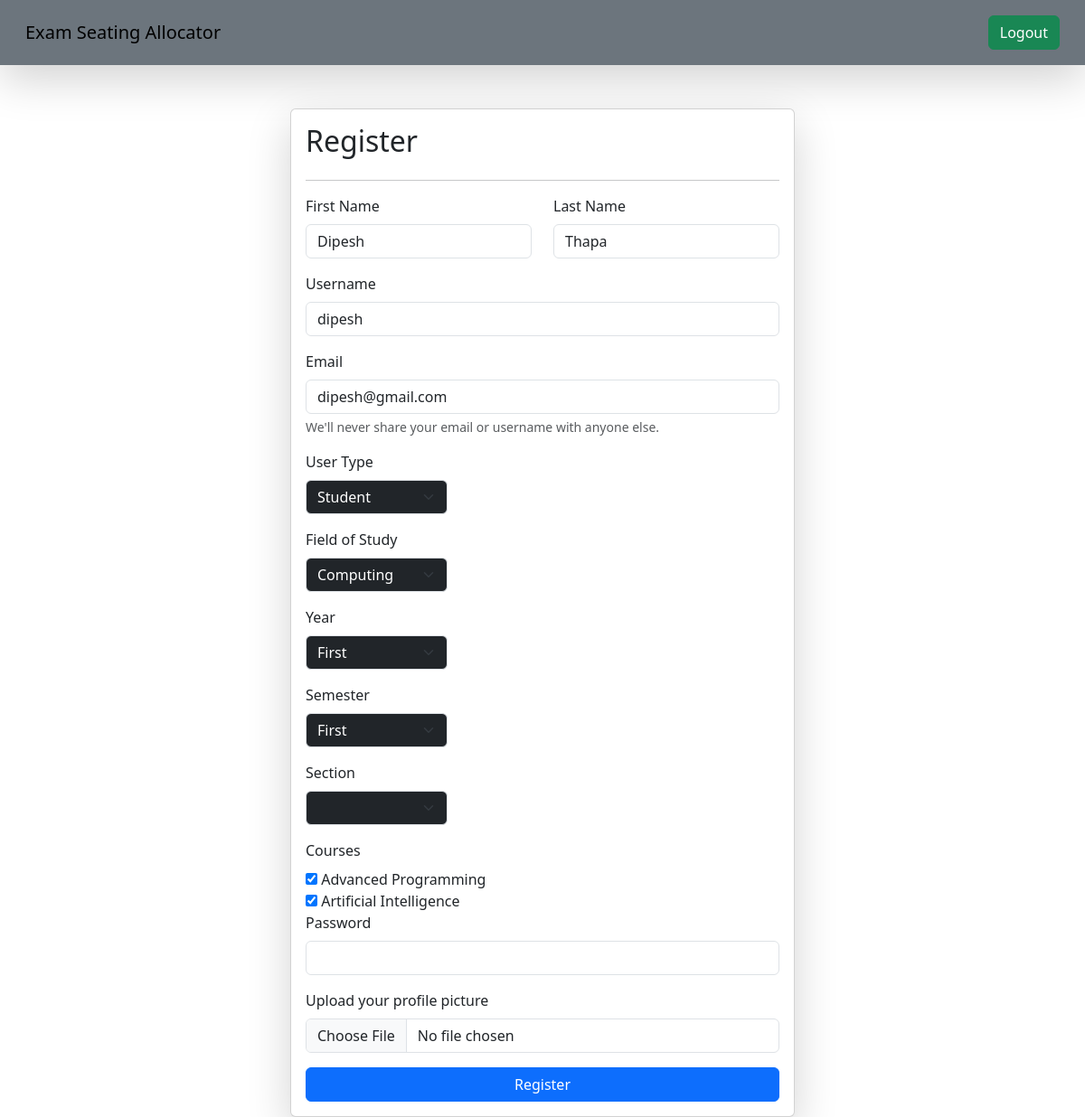
Page /update_user/30 (signed in) on the earlier database version.
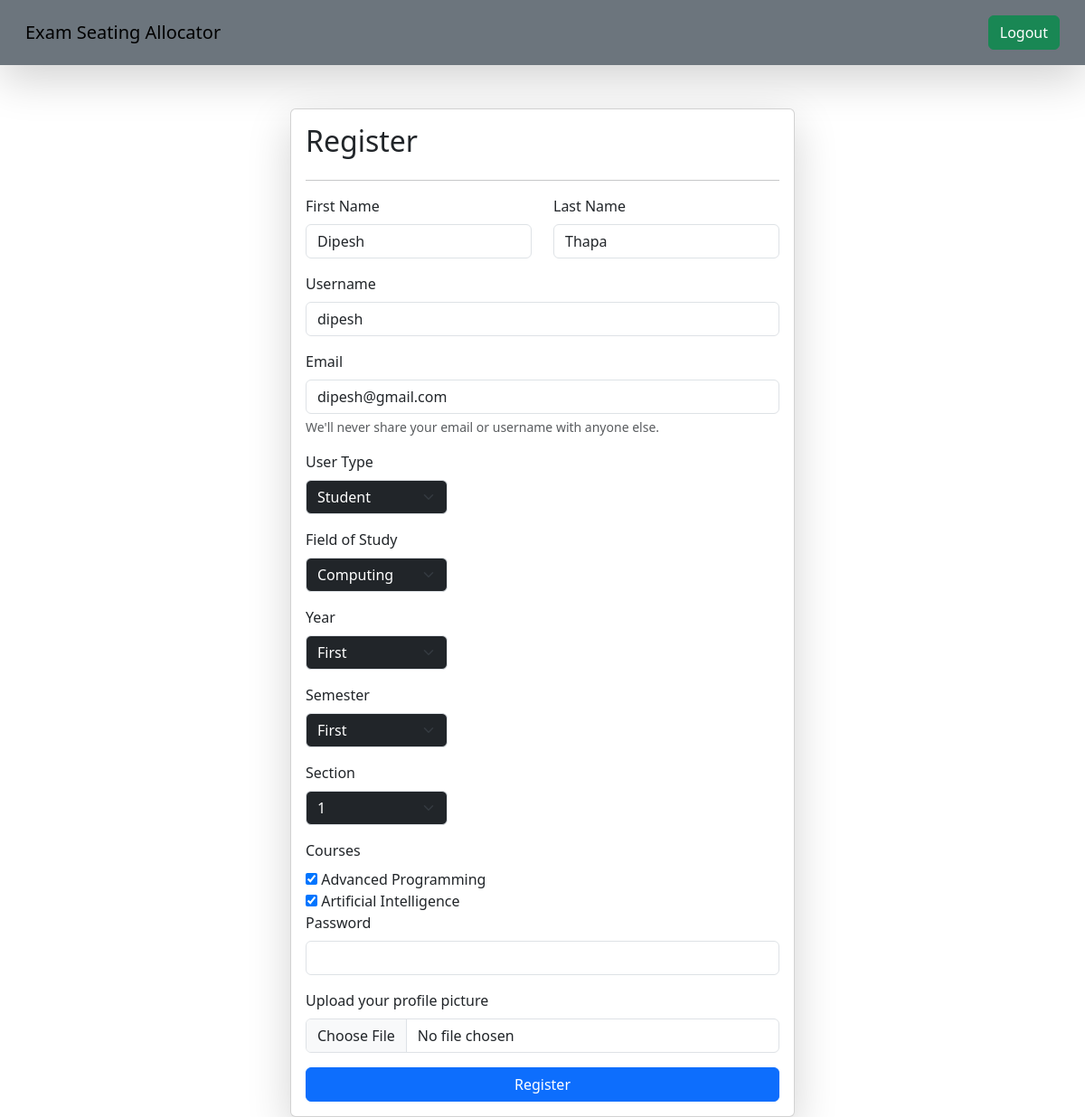
Same page on the later database version.
### api/models.py (models this page shows)
class Student(models.Model):
    user = models.OneToOneField(User, on_delete=models.CASCADE)
    fieldofstudy = models.CharField(
        max_length=20, choices=FIELDOFSTUDY, default="computing"
    )
    year = models.CharField(max_length=20, choices=YEAR, default="first")
    semester = models.CharField(max_length=20, choices=SEMESTER, default="first")
    courses = models.ManyToManyField(Course, related_name="students")
    section = models.CharField(max_length=20, blank=True)

### api/views.py (the view, shortened to what this page needs)
# urls.py: path("update_user/<id>", update_user, name="update_user"),
@login_required(login_url="login_page")
def update_user(request, id):
    userdetails = User.objects.get(id=id)
    allCourses = Course.objects.all()
    if userdetails.user_type == "student":
        studentdetails = Student.objects.get(user=userdetails)
        courses = studentdetails.courses.all()
        students = Student.objects.filter(
            fieldofstudy=studentdetails.fieldofstudy,
            year=studentdetails.year,
            semester=studentdetails.semester,
        )
        sections = students.values("section").distinct()
    else:
        studentdetails = None
        courses = None
        sections = None
    context = {
        "homeurl": "admin_home",
        "userdetails": userdetails,
        "studentdetails": studentdetails,
        "studentcourses": courses,
        "allCourses": allCourses,
        "sections": sections,
        "style": "updateuser",
    }
    return render(request, "adminUpdataUsers.html", context)

### api/templates/adminUpdataUsers.html (shortened to what the changed rows need)
{%extends "base.html"%} {%block start%}
<div class="container mt-5">
  <form
    class="col-6 mx-auto card p-3 shadow-lg"
    method="post"
    enctype="multipart/form-data"
  >
    <h2>Register</h2>
    <div class="row">
      {%if studentdetails is not None%}
      <div class="col- student-options">
        <div class="col-">
          <label for="fieldofstudy" class="form-label">Field of Study</label>
          <select
            name="fieldofstudy"
            id="fieldofstudy"
            class="form-select bg-dark text-white mb-3"
            aria-label="Student"
            style="width: 30%"
          >
            <option selected value="{{studentdetails.fieldofstudy}}">
              {{studentdetails.fieldofstudy| capfirst}}
            </option>
          </select>
        </div>
        <div class="col-">
          <label for="year" class="form-label">Year</label>
          <select
            name="year"
            id="year"
            class="form-select bg-dark text-white mb-3"
            aria-label="Student"
            style="width: 30%"
          >
            <option selected value="{{studentdetails.year}}">
              {{studentdetails.year| capfirst}}
            </option>
          </select>
        </div>
        <div class="col">
          <label for="semester" class="form-label">Semester</label>
          <select
            name="semester"
            id="semester"
            class="form-select bg-dark text-white mb-3"
            aria-label="Student"
            style="width: 30%"
          >
            <option selected value="{{studentdetails.semester}}">
              {{studentdetails.semester| capfirst}}
            </option>
          </select>
        </div>
        <div class="col">
          <label for="section" class="form-label">Section</label>
          <select
            name="section"
            id="section"
            class="form-select bg-dark text-white mb-3"
            aria-label="Student"
            style="width: 30%"
          >
            <option selected value="{{studentdetails.section}}">
              {{studentdetails.section| capfirst}}
            </option>
          </select>
        </div>
        <label for="studentCourses" class="form-label">Courses</label>
        <div class="checkbox-group">
          {% for eachcourse in allCourses %} <input type="checkbox"
          name="selected_courses" value="{{ eachcourse.name }}"
          {%if studentcourses is not None%}
          {%for course in studentcourses %}
          {%if eachcourse.name == course.name%}
          checked
          {%endif%}
          {%endfor%}
          {%endif%}/> {{ eachcourse.name }} <br />
          {% endfor %}
        </div>
      </div>
      {% endif %}
    </div>
  </form>
</div>
{%endblock%}

Differences in the rows shown:
changed Student "Computing": section (not shown) → "1"
